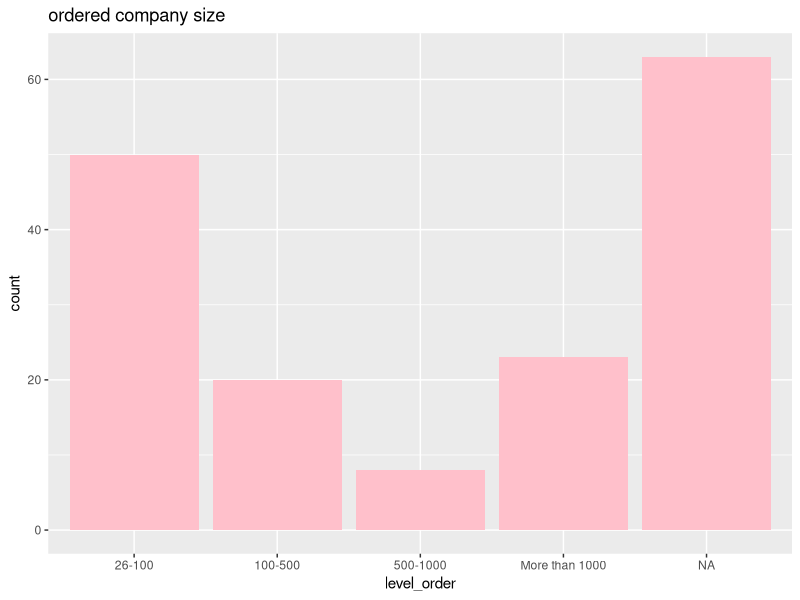
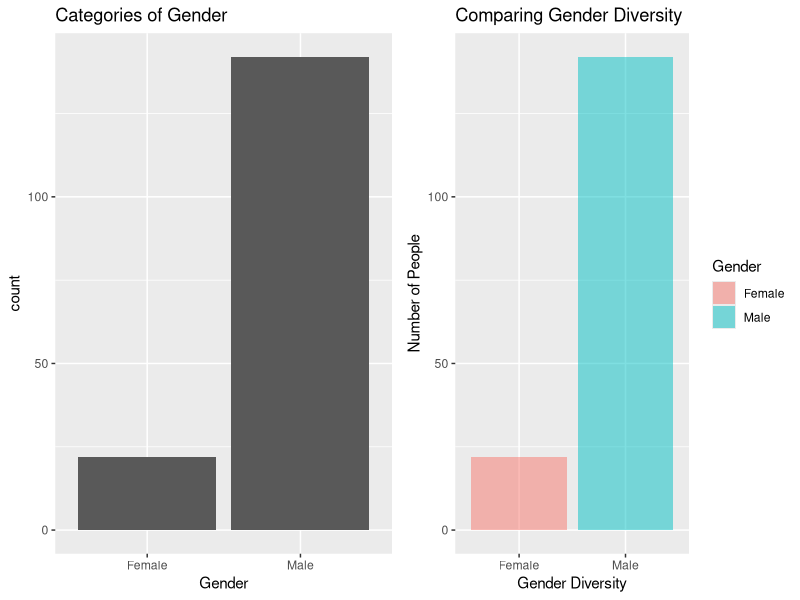
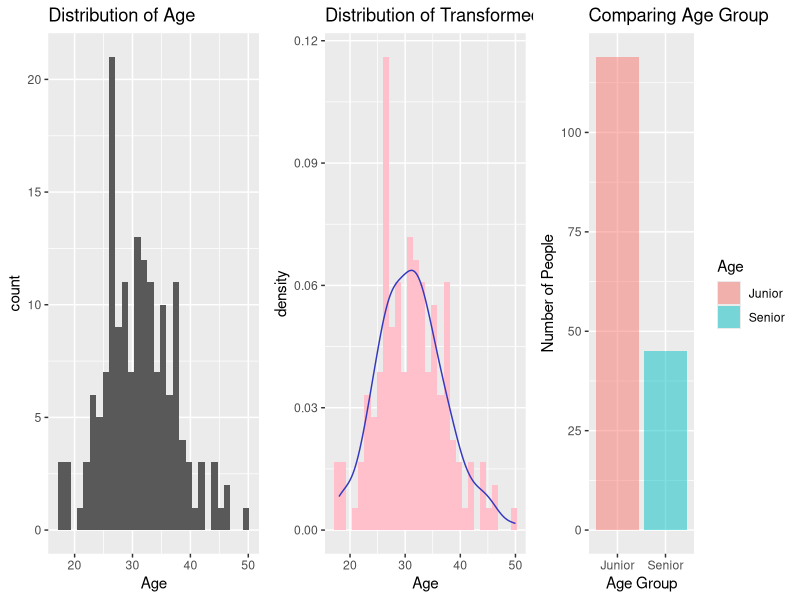
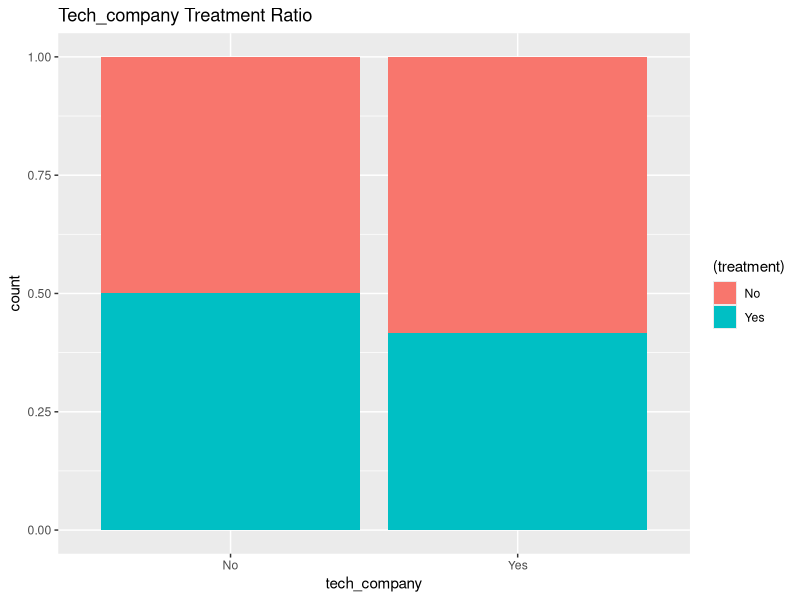
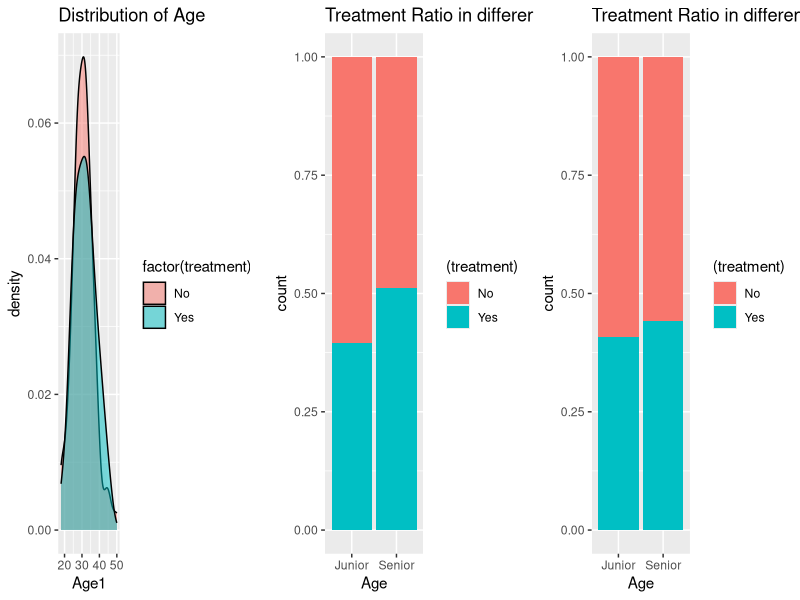
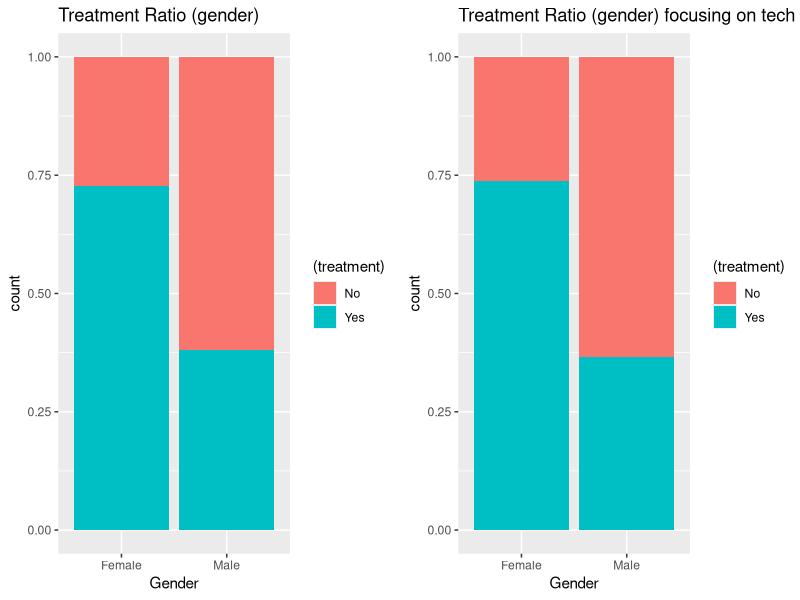
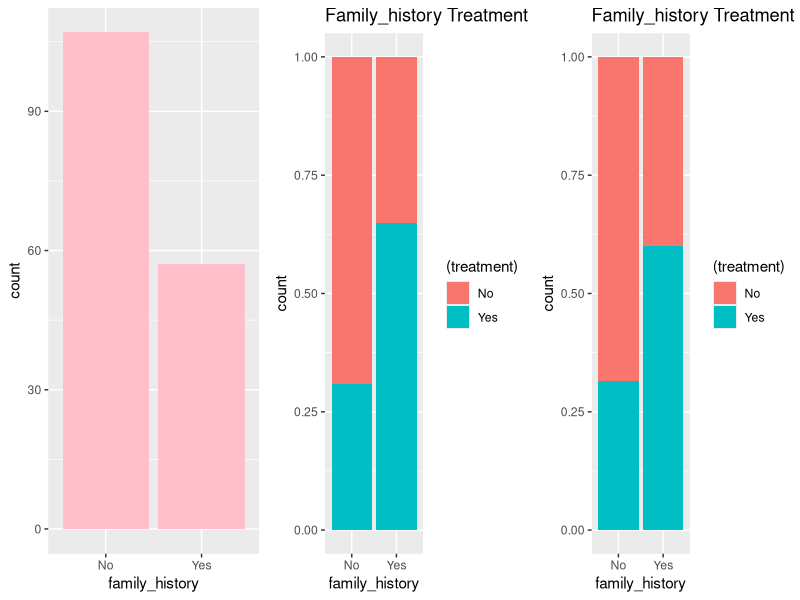
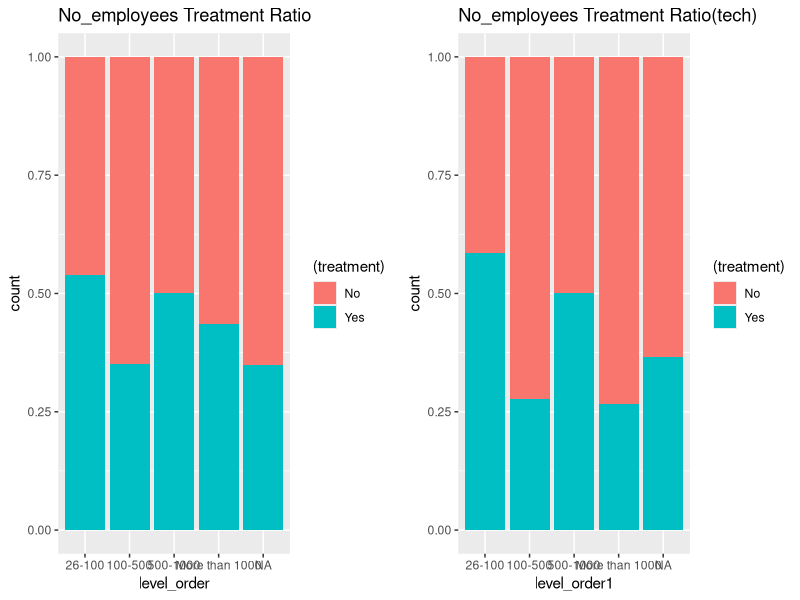

These figures' R source, in order:
## ---- chunk 1
df <- read.csv("survey.csv",stringsAsFactors=T)
library("tidyverse")
library("gridExtra")
## ---- chunk 2
df %>% dim
## ---- chunk 3
# summary
df %>% summary
## ---- chunk 4
df <- df %>% select(treatment, Age, Gender, family_history, no_employees, tech_company) 

df %>% str
## ---- chunk 5
df$treatment %>% table
## ---- chunk 6
df$family_history %>% table
## ---- chunk 7
df$tech_company %>% table
## ---- chunk 8
# ordered no_employees level
level_order <- factor(df$no_employees, levels = c("1-25","26-100","100-500", "500-1000","More than 1000"))

# view the company distribution based on company size
df %>% ggplot(aes(x=level_order))+
  geom_bar(fill = "pink") + ggtitle("ordered company size")
## ---- chunk 9
# view the specific number of company in each size range 
df$no_employees %>% table
## ---- chunk 10
# Gender categories barplot
G1 <- df %>% ggplot(aes(x=Gender)) +
  geom_bar() + ggtitle("Categories of Gender")

## ---- chunk 11
# Create the list of three categories
Male <- c("Male")
Female <- c("Female")
Others <-c ("Others")

# Categorize genders
df$Gender <- sapply(
  as.vector(df$Gender),
  function(x) if(x %in% Male) "Male" else x ) 

df$Gender <- sapply(
  as.vector(df$Gender),
  function(x) if(x %in% Female) "Female" else x ) 

df$Gender <- sapply(
  as.vector(df$Gender),
  function(x) if(x %in% Others) "Others" else x ) 
df$Gender <- as.factor(df$Gender)

# Verify the result
df$Gender %>% table
## ---- chunk 12
# Create the relative frequency table of gender
table(df$Gender)/length(df$Gender)

# Group by Gender and count each group
gender_diversity <- df %>%
  group_by(Gender) %>%
  dplyr::summarize(count = n())
gender_diversity

# Visualize the number of subjects in each gender type  
G2 <- ggplot(gender_diversity, aes(x = Gender, y = count, fill = Gender)) +  
  geom_bar(stat = "identity", alpha = 0.5) +
  xlab("Gender Diversity") + 
  ylab("Number of People") + 
  ggtitle("Comparing Gender Diversity")

grid.arrange(G1, G2, nrow = 1)
## ---- chunk 13
#Age distribution
g1 <- df %>% ggplot(aes(x=Age)) +
  geom_histogram() + ggtitle("Distribution of Age")
## ---- chunk 14
# Replacing negative values and outliers with median
df$Age[which(df$Age<0)]<- median(df$Age)
df$Age[which(df$Age>100)]<- median(df$Age)
Age1 <- df$Age

# Summary Age
summary(df$Age)

# Histogram of Age
g2 <- ggplot(df,aes(x=Age))+geom_histogram(aes(y=..density..), fill="pink")+geom_density(col="#3438BD",alpha = 0.5)+labs(x="Age",title="Distribution of Transformed Age")

# Age categorization#
df$Age<-cut(df$Age, breaks = c(0, 16, 34, 60, 75), labels = c('Fresh', 'Junior', 'Senior', 'Super'))

# Verify Age group
df$Age %>% table

# Group by Age Group and count each group
age_group <- df %>%
  group_by(Age) %>%
  dplyr::summarize(count = n())
age_group

# Visualize the number of subjects in each Age Group  
g3 <- ggplot(age_group, aes(x = Age, y = count, fill = Age)) +  
  geom_bar(stat = "identity", alpha = 0.5) +
  xlab("Age Group") + 
  ylab("Number of People") + 
  ggtitle("Comparing Age Group")

grid.arrange(g1, g2, g3, nrow = 1)
## ---- chunk 15
# Update Summary
summary(df)
## ---- chunk 16
# Comparing tech_company treatment ratio
df %>% ggplot(aes(x=tech_company, fill = (treatment))) +
  geom_bar(position = "fill") + ggtitle("Tech_company Treatment Ratio")

## ---- chunk 17
# Filter a dataset only focusing on tech_company
Tech <- df %>% select(treatment, Age, Gender, family_history, no_employees, tech_company) %>% filter(tech_company == "Yes")
summary(Tech)
## ---- chunk 18
# Density of Age
A1 <- df %>% ggplot(aes(x=Age1, fill = factor(treatment))) +
  geom_density(alpha = 0.5) + ggtitle("Distribution of Age")

# Comparing treatment ratio in Age groups
A2 <- df %>% ggplot(aes(x=Age, fill = (treatment))) +
  geom_bar(position = "fill") + ggtitle("Treatment Ratio in different Age Groups")

# Comparing treatment ratio in Age groups focusing on tech field
A3 <- Tech %>% ggplot(aes(x=Age, fill = (treatment))) +
  geom_bar(position = "fill") + ggtitle("Treatment Ratio in different Age Groups on tech field")
  
  
grid.arrange(A1, A2, A3, nrow = 1)
## ---- chunk 19

# Comparing treatment ratio in Gender groups
g1 <- df %>% ggplot(aes(x=Gender, fill = (treatment))) +
  geom_bar(position = "fill") + ggtitle("Treatment Ratio (gender)")

# Comparing treatment ratio in Gender groups focusing on tech industry
g2 <- Tech %>% ggplot(aes(x=Gender, fill = (treatment))) +
  geom_bar(position = "fill") + ggtitle("Treatment Ratio (gender) focusing on tech industry")

grid.arrange(g1, g2, nrow =1)
## ---- chunk 20
# View Family_history ratio
f1 <- df %>% ggplot(aes(x=family_history)) +
  geom_bar(fill = "pink")

# Comparing Family_history treatment ratio
f2 <- df %>% ggplot(aes(x=family_history, fill = (treatment))) +
  geom_bar(position = "fill") + ggtitle("Family_history Treatment Ratio")

# Comparing Family_history treatment ratio focusing on tech industy
f3 <- Tech %>% ggplot(aes(x=family_history, fill = (treatment))) +
  geom_bar(position = "fill") + ggtitle("Family_history Treatment Ratio (Tech)")

grid.arrange(f1, f2, f3, nrow = 1)
## ---- chunk 21
# ordered no_employees level
level_order1 <- factor(Tech$no_employees, levels = c("1-5","6-25","26-100","100-500", "500-1000","More than 1000"))
# Comparing no_employees treatment ratio
n1 <- df %>% ggplot(aes(x=level_order, fill = (treatment))) +
  geom_bar(position = "fill") + ggtitle("No_employees Treatment Ratio")

# # Comparing no_employees treatment ratio focusing on tech industry
n2 <- Tech %>% ggplot(aes(x=level_order1, fill = (treatment))) +
  geom_bar(position = "fill") + ggtitle("No_employees Treatment Ratio(tech)")

grid.arrange(n1, n2, nrow = 1)
## ---- chunk 22
summary(Tech)
## ---- chunk 23
# Fit logistic model to full data
lm <- glm(treatment ~ Age + Gender + no_employees + family_history, data = Tech, family = "binomial")
summary(lm)
## ---- chunk 24
# Raw logistic regression coefficients
lm %>% coefficients %>% round(3)
## ---- chunk 25
lm %>% coefficients %>% exp %>% round(3)
## ---- chunk 26
# Randomly select train/test split indices with 80% training size
n <- nrow(Tech)
train_ind <- sample(seq_len(n), size = floor(0.8*n))

# Split training/testing sets
Tech_train <- Tech[train_ind, ]
Tech_test <- Tech[-train_ind, ]

# Define function for feature enginerring pipeline
transformations <- function(Tech) {
   # Gender
   # Create the list of three categories
Male <- c("Male")
Female <- c("Female")
Others <-c ("Others")

# Categorize genders
Tech$Gender <- sapply(
  as.vector(Tech$Gender),
  function(x) if(x %in% Male) "Male" else x ) 

Tech$Gender <- sapply(
  as.vector(Tech$Gender),
  function(x) if(x %in% Female) "Female" else x ) 

Tech$Gender <- sapply(
  as.vector(Tech$Gender),
  function(x) if(x %in% Others) "Others" else x ) 

# Age
# Replacing negative values and outliers with median
Tech$Age <- as.numeric(Tech$Age)
Tech$Age[which(Tech$Age<0)]<- median(Tech$Age)
Tech$Age[which(Tech$Age>100)]<- median(Tech$Age)

# Summary Age
summary(Tech$Age)

# Age categorization#
Tech$Age1 <- cut(Tech$Age, breaks = c(0, 16, 34, 60, 75), labels = c('Fresh', 'Junior', 'Senior', 'Super'))

# Verify Age group
Tech$Age1 %>% table

# Return the transformed dataframe
return(Tech)
}
# Apply feature engineering to each subset
Tech_train <- Tech_train %>% transformations
Tech_test <- Tech_test %>% transformations

# Checking train data
Tech_train %>% head(2)
## ---- chunk 27
# checking test data
Tech_test %>% head(2)
## ---- chunk 28
# Train model
lm_train <- glm(treatment ~ Age + Gender + family_history + no_employees, data = Tech_train, family = "binomial")

# Predict on training set
Tech_train$predict_probs <- predict(lm_train, Tech_train, type = "response")
Tech_train$predict <- ifelse(Tech_train$predict_probs < 0.5, "No", "Yes")

# Predict on test set
Tech_test$predict_probs <- predict(lm_train, Tech_test, type = "response")
Tech_test$predict <- ifelse(Tech_test$predict_probs < 0.5, "No", "Yes")
## ---- chunk 29
# Confusion matrix - training data
cm_train <- table(Tech_train$treatment, Tech_train$predict, dnn = c("real", "predict"))
cm_train
## ---- chunk 30
paste('Accuracy:', round(( cm_train['Yes','Yes'] + cm_train['No','No'] ) / sum(cm_train),2))
## ---- chunk 31
paste('Precision:', round(cm_train['Yes','Yes'] / sum(cm_train['Yes',]),2))
## ---- chunk 32
paste('Recall:', round(cm_train['Yes','Yes'] / sum(cm_train[,'Yes']),2))
## ---- chunk 33
# Confusion matrix ~ testing data
cm_test <- table(Tech_test$treatment, Tech_test$predict, dnn = c("real", "predict"))
cm_test
## ---- chunk 34
paste('Accuracy:', round(( cm_test['Yes','Yes'] + cm_test['No','No'] ) / sum(cm_test),2))
## ---- chunk 35
paste('Precision:', round(cm_test['Yes','Yes'] / sum(cm_test['Yes',]),2))
## ---- chunk 36
paste('Recall:', round(cm_test['Yes','Yes'] / sum(cm_test[,'Yes']),2))
